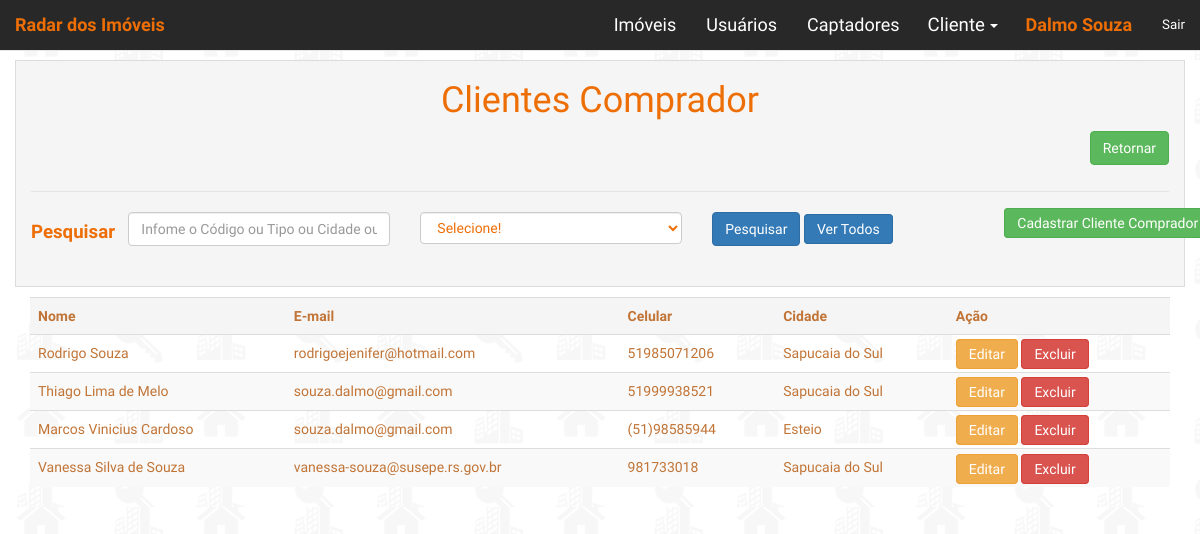
Page /clientecomprador/index.php (signed in) on the committed database.
### tables this page shows
CREATE TABLE IF NOT EXISTS `clientecomprador` (
  `idclicom` int(11) NOT NULL,
  `nome` varchar(255) NOT NULL,
  `cpf` varchar(14) NOT NULL,
  `email` varchar(255) NOT NULL,
  `celular` varchar(14) NOT NULL,
  `telefone` varchar(14) NOT NULL,
  `logradouro` varchar(255) NOT NULL,
  `numero` int(11) NOT NULL,
  `cep` varchar(10) NOT NULL,
  `cidade` varchar(20) NOT NULL,
  `bairro` varchar(20) NOT NULL,
  `status` varchar(8) NOT NULL,
  `obs1` text NOT NULL,
  `obs2` text NOT NULL,
  `obs3` text NOT NULL
);

### clientecomprador/index.php (the view, shortened to what this page needs)
<?php
$termo = (isset($_GET['termo'])) ? $_GET['termo'] : '';
if (empty($termo)):
	$conexao = conexao::getInstance();
	$sql = 'SELECT * FROM clientecomprador where 1';
	$stm = $conexao->prepare($sql);
	$stm->execute();
	$clientes = $stm->fetchAll(PDO::FETCH_OBJ);
endif;
?>
<!DOCTYPE html>
<html>
<head>
	<link rel="stylesheet" type="text/css" href="css/bootstrap.min.css">
	<link rel="stylesheet" type="text/css" href="css/index.css">
	<link rel="stylesheet" href="../css/footer.css">
    <link rel="stylesheet" href="../css/navbar-top.css">
</head>
<body>
    <?php include('../navbar-log.php');?>
	<div class='container cabe'>
		<h1 class="text-center text-laranja">Clientes Comprador</h1>
		<fieldset>
			<legend><a href='../area.php' class="btn btn-voltar btn-success pull-right">Retornar</a><br><br></legend>
			<form action="" method="get" id='form-contato' class="form-horizontal">
				<div class="row">
					<div class="col-xs-12 col-sm-3 col-md-1 col-lg-1 text-center">
						<label class=" control-label text-laranja" for="termo" style="font-size: 14pt;">Pesquisar</label>
					</div>
					<div class='col-xs-12 col-sm-3 col-md-3 col-lg-3'>
				    	<input type="text" class="form-control text-laranja" id="termo" name="termo" placeholder="Infome o Código ou Tipo ou Cidade ou Corretor ou Proprietário ou Valor"><br>
					</div>
					<div class='col-xs-12 col-sm-3 col-md-3 col-lg-3 div-mar'>
						<select size="1" name="combo" class="form-control text-laranja">
							<option selected value="1">Selecione!</option>
						</select>
					</div>
					<div class="col-xs-12 col-sm-3 col-md-3 col-lg-3 text-left div-mar">
					    <button type="submit" class="btn show btn-md btn-primary">Pesquisar</button>
					    <a href='index.php' class="btn show btn-md btn-primary">Ver Todos</a>
					</div>
					<div class="col-xs-12 col-sm-12 col-md-2 col-lg-2 text-right">
						<a href='cadastro.php' class="btn show btn-md btn-success">Cadastrar Cliente Comprador</a>
					</div>
				   </div>
			</form>
		</fieldset>
	</div>
	<div class="container show2">
	<?php if(!empty($clientes)):?>
				<table class="table table-striped">
					<tr class='active'>
						<th>Nome</th>
						<th>E-mail</th>
						<th>Celular</th>
						<th>Cidade</th>
						<th>Ação</th>
					</tr>
					<?php foreach($clientes as $cliente):?>
						<tr>
							<td><?=$cliente->nome?></td>
							<td><?=$cliente->email?></td>
							<td><?=$cliente->celular?></td>
							<td><?=$cliente->cidade?></td>
							<td>
								<a href='editar.php?idcliven=<?=$cliente->idclicom?>' class="show btn btn-md show btn-warning">Editar</a>
								<a href='javascript:void(0)' class="show btn btn-md btn-danger" rel="<?=$cliente->idclicom?>">Excluir</a>
							</td>
						</tr>
					<?php endforeach;?>
				</table>
			<?php else: ?>
				<h3 class="text-center text-primary">Não existem imóveis cadastrados!</h3>
			<?php endif; ?>
		</div>
</body>
</html>

### clientecomprador/css/index.css (style rules this page uses)
.container { margin-top: 10px; }
form { margin-bottom: 20px; }
.text-laranja { color: #ee6e06!important; }
.cabe { background: #f5f5f5; margin-top: 60px!important; border: 0.5px #dcdcdc solid; }
table { color: #c17436!important; }
@media (min-width: 768px) { .show { display: inline!important; } }
@media (min-width: 768px) { .show2 { display: block!important; } }

### css/footer.css (style rules this page uses)
html { font-family: 'Ubuntu Condensed', sans-serif!important; background-image: url("../img/bg.png"); background-repeat:repeat; margin: 0; }

### css/navbar-top.css (style rules this page uses)
html, body { font-family: 'Ubuntu Condensed', sans-serif!important; background-image: url("../img/bg.png"); background-repeat:repeat; margin: 0; }

### rows in the picture
clientecomprador: nome "Rodrigo Souza", email "rodrigoejenifer@hotmail.com", celular "51985071206", cidade "Sapucaia do Sul"
clientecomprador: nome "Thiago Lima de Melo", email "souza.dalmo@gmail.com", celular "51999938521", cidade "Sapucaia do Sul"
clientecomprador: nome "Marcos Vinicius Cardoso", email "souza.dalmo@gmail.com", celular "(51)98585944", cidade "Esteio"
clientecomprador: nome "Vanessa Silva de Souza", email "vanessa-souza@susepe.rs.gov.br", celular "981733018", cidade "Sapucaia do Sul"

### other values in the picture
$logado "Dalmo Souza"
